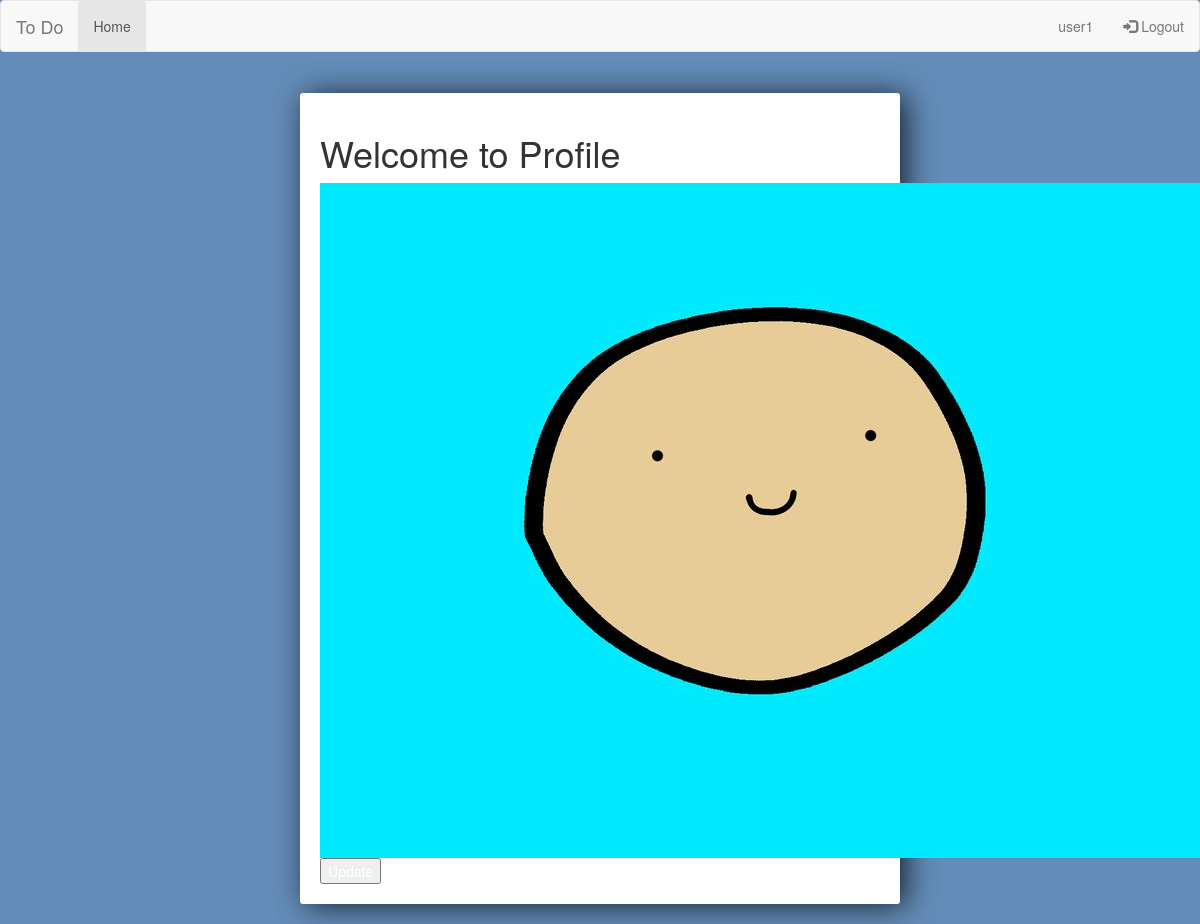
Before: /users/ (signed in) with the older database file.
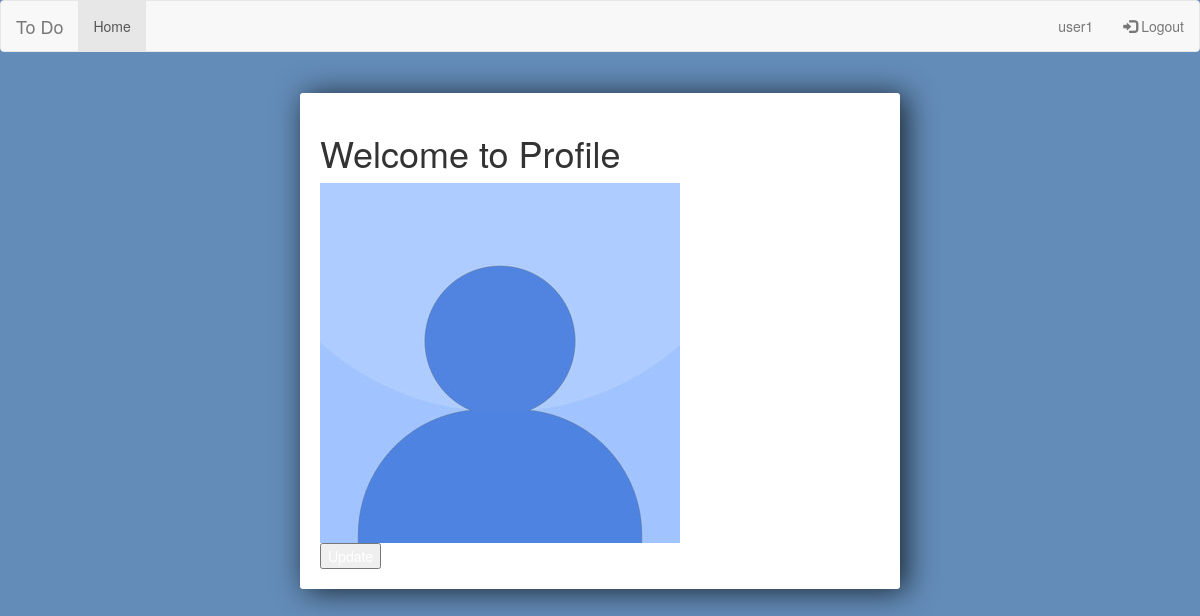
After: the same page with the newer database file.
### users/models.py (models this page shows, shortened)
class Profile(models.Model):
    user = models.OneToOneField(User, on_delete=models.CASCADE)
    image = models.ImageField(upload_to="profile_images", default="image.png")
    phone_number = models.CharField(max_length=50, blank=True, null=True)

### users/views.py (the view)
# urls.py: path('', views.profile_page, name='ProfilePage'),
@login_required
def profile_page(request):
    profile = Profile.objects.get(user=request.user.id)
    return render(request, "users/profile.html", {'profile': profile})

### users/templates/users/profile.html
{% extends "to_do/base.html" %}
{% block content %}
<body>
<h1>Welcome to Profile</h1>
    <img src="{{profile.image.url}}">
<br>
<a href= "{% url 'ProfileUpdate' %}"><button>Update</button></a>
</body>
{% endblock content%}

### to_do/templates/to_do/base.html (shortened to what this page needs)
{% load static %}
<!DOCTYPE html>
<html lang="en">
<head>
    <link rel="stylesheet" href="https://maxcdn.bootstrapcdn.com/bootstrap/3.4.1/css/bootstrap.min.css">
    <link rel="stylesheet" href="{% static 'css/main.css' %}">
</head>
<nav class="navbar navbar-default">
  <div class="container-fluid">
    <div class="navbar-header">
      <a class="navbar-brand" href="#">To Do</a>
    </div>
    <ul class="nav navbar-nav">
      <li class="active"><a href="{% url 'Home' %}">Home</a></li>
    </ul>
    <ul class="nav navbar-nav navbar-right">
        {% if request.user.is_authenticated %}
        <li><a href="{% url 'ProfilePage' %}">{{ request.user.username }}</a></li>
        <li><a href="{% url 'LogOut' %}"><span class="glyphicon glyphicon-log-in"></span> Logout</a></li>
        {% else %}
        <li><a href="{% url 'CreateUser' %}"><span class="glyphicon glyphicon-user"></span> Sign Up</a></li>
        <li><a href="{% url 'LogIn' %}"><span class="glyphicon glyphicon-log-in"></span> Login</a></li>
        {% endif %}
    </ul>
  </div>
</nav>
      <div class="row">
        <div class="col-md-12">
        </div>
      </div>
<body>
<div class="center-column">
    {% block content %}
    {% endblock content %}
    </div>
</body>
</html>

### to_do/static/css/main.css (style rules this page uses)
body { background-color: #638CB8; }
.center-column { width:600px; margin: 20px auto; padding:20px; background-color: #fff; border-radius: 3px; box-shadow: 6px 2px 30px 0px rgba(0,0,0,0.75); }
a { color: white; }

Changed rows visible on the page:
changed Profile: image: picture added in place of a placeholder
